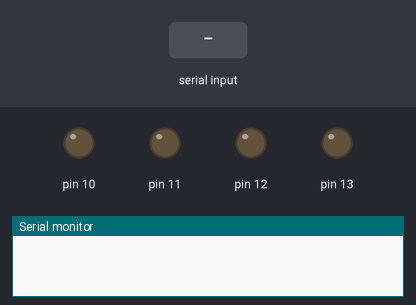
The sketch below on a simulated Arduino Uno, built with avr-gcc and run on an emulated ATmega328P. Shown: output pins drawn as LEDs (lit = HIGH), the last lines printed to the serial monitor. The test bench sets the inputs (shaded band).

Above: at 1.2 s.
1.3 s: "1" received over the second serial link
At 2.5 s:
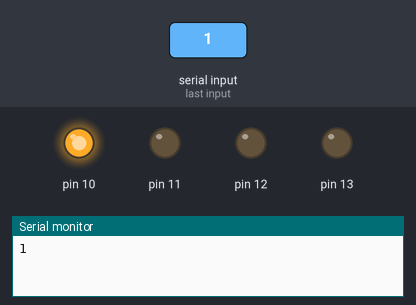
2.8 s: "2" received over the second serial link
At 3.7 s:
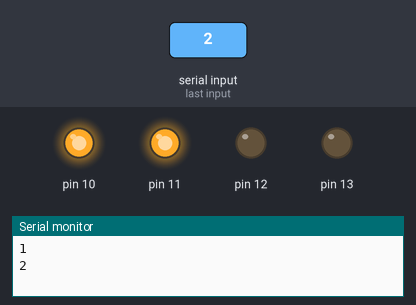
4.3 s: "3" received over the second serial link
At 4.9 s:
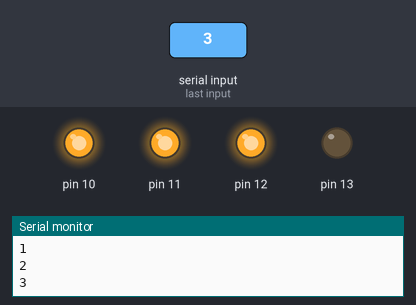
5.8 s: "4" received over the second serial link
At 7.0 s:
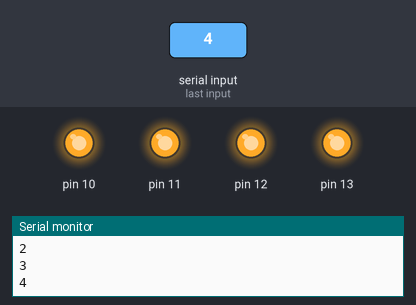
7.3 s: "0" received over the second serial link
At 8.4 s:
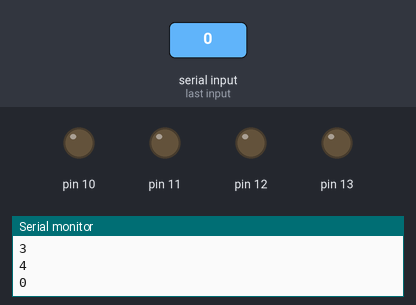
8.8 s: "2" received over the second serial link
At 9.5 s:
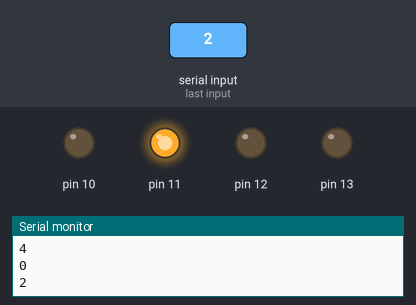
Timing chart, 0 to 11.3 s (numbered marks = the images above; inputs shaded):
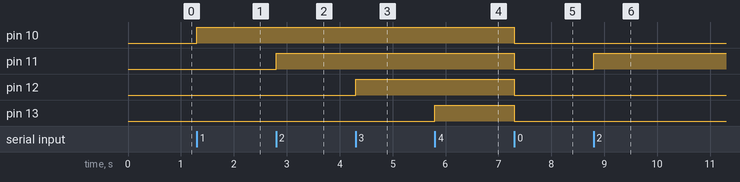

Measured:
- after the input at 1.3 s, pin 10: LOW → HIGH at once
- after the input at 2.8 s, pin 11: LOW → HIGH at once
- after the input at 4.3 s, pin 12: LOW → HIGH at once
- after the input at 5.8 s, pin 13: LOW → HIGH at once
- after the input at 7.3 s, pin 10–13: HIGH → LOW at once
- after the input at 8.8 s, pin 11: LOW → HIGH at once

The sketch:

Bluetooth_LEDs.ino
```cpp
#include <SoftwareSerial.h>
SoftwareSerial BT(A0, A1);

void setup() {
  Serial.begin(9600);

  BT.begin(9600);

  pinMode(13, OUTPUT);
  pinMode(12, OUTPUT);
  pinMode(11, OUTPUT);
  pinMode(10, OUTPUT);
}

void loop() {
  if (BT.available())
  {
    char command = BT.read();
    Serial.println(command);
    if (command == '1')
    {
      digitalWrite(10, HIGH);

    } else if (command == '2') {
      digitalWrite(11, HIGH);

    } else if (command == '3') {
      digitalWrite(12, HIGH);

    } else if (command == '4') {
      digitalWrite(13, HIGH);

    } else if (command == '0') {
      digitalWrite(10, LOW);
      digitalWrite(11, LOW);
      digitalWrite(12, LOW);
      digitalWrite(13, LOW);
    }
  }
}
```
